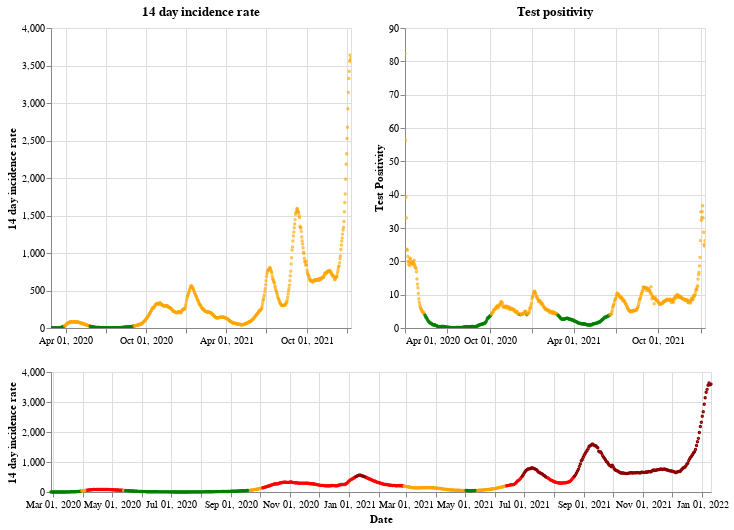

Notebook code cell kept with this figure:
### Markdown cell above
## Scotland

### Code cell
plot_traffic_light('Scotland')

### Figure 1 — Vega-Lite specification as saved in the notebook (floating-point values rounded to 4 significant figures; data arrays with more than 128 entries replaced by an {"elided": "..."} marker saying what was removed)
{"config": {"view": {"continuousWidth": 400, "continuousHeight": 300}}, "vconcat": [{"hconcat": [{"mark": {"type": "point", "size": 2}, "encoding": {"color": {"condition": {"value": "green", "test": "(datum.twoWeeklyCasesRate <= 25)"}, "value": "orange"}, "tooltip": [{"type": "nominal", "field": "areaName"}, {"type": "temporal", "field": "date"}, {"type": "quantitative", "field": "twoWeeklyCasesRate"}, {"type": "quantitative", "field": "testPositivity"}], "x": {"type": "temporal", "axis": {"title": ""}, "field": "date", "scale": {"domain": {"selection": "DateBrush"}}, "timeUnit": "yearmonthdate"}, "y": {"type": "quantitative", "axis": {"title": "14 day incidence rate"}, "field": "twoWeeklyCasesRate"}}, "title": "14 day incidence rate", "width": 300}, {"mark": {"type": "point", "size": 2}, "encoding": {"color": {"condition": {"value": "green", "test": "(datum.testPositivity <= 4)"}, "value": "orange"}, "tooltip": [{"type": "nominal", "field": "areaName"}, {"type": "temporal", "field": "date"}, {"type": "quantitative", "field": "twoWeeklyCasesRate"}, {"type": "quantitative", "field": "testPositivity"}], "x": {"type": "temporal", "axis": {"title": ""}, "field": "date", "scale": {"domain": {"selection": "DateBrush"}}, "timeUnit": "yearmonthdate"}, "y": {"type": "quantitative", "axis": {"title": "Test Positivity"}, "field": "testPositivity"}}, "title": "Test positivity", "width": 300}]}, {"layer": [{"mark": {"type": "point", "size": 2}, "encoding": {"color": {"condition": {"value": "orange", "test": "(((datum.testPositivity < 4) && (datum.twoWeeklyCasesRate >= 50)) && (datum.twoWeeklyCasesRate < 200))"}, "value": "red"}, "opacity": {"condition": {"value": 1, "test": "((datum.twoWeeklyCasesRate >= 50) && (datum.twoWeeklyCasesRate < 500))"}, "value": 0}, "tooltip": [{"type": "nominal", "field": "areaName"}, {"type": "temporal", "field": "date"}, {"type": "quantitative", "field": "twoWeeklyCasesRate"}, {"type": "quantitative", "field": "testPositivity"}], "x": {"type": "temporal", "axis": {"title": "Date"}, "field": "date", "timeUnit": "yearmonthdate"}, "y": {"type": "quantitative", "axis": {"title": "14 day incidence rate"}, "field": "twoWeeklyCasesRate"}}, "selection": {"DateBrush": {"type": "interval", "encodings": ["x"], "fields": ["Time"]}}}, {"mark": {"type": "point", "size": 2}, "encoding": {"color": {"value": "darkred"}, "opacity": {"condition": {"value": 1, "test": "(datum.twoWeeklyCasesRate >= 500)"}, "value": 0}, "tooltip": [{"type": "nominal", "field": "areaName"}, {"type": "temporal", "field": "date"}, {"type": "quantitative", "field": "twoWeeklyCasesRate"}, {"type": "quantitative", "field": "testPositivity"}], "x": {"type": "temporal", "axis": {"title": "Date"}, "field": "date", "timeUnit": "yearmonthdate"}, "y": {"type": "quantitative", "axis": {"title": "14 day incidence rate"}, "field": "twoWeeklyCasesRate"}}}, {"mark": {"type": "point", "size": 2}, "encoding": {"color": {"condition": {"value": "green", "test": "((datum.testPositivity < 4) && (datum.twoWeeklyCasesRate < 50))"}, "value": "orange"}, "opacity": {"condition": {"value": 1, "test": "(datum.twoWeeklyCasesRate < 50)"}, "value": 0}, "tooltip": [{"type": "nominal", "field": "areaName"}, {"type": "temporal", "field": "date"}, {"type": "quantitative", "field": "twoWeeklyCasesRate"}, {"type": "quantitative", "field": "testPositivity"}], "x": {"type": "temporal", "axis": {"title": "Date"}, "field": "date", "timeUnit": "yearmonthdate"}, "y": {"type": "quantitative", "axis": {"title": "14 day incidence rate"}, "field": "twoWeeklyCasesRate"}}}], "height": 120, "width": 660}], "data": {"name": "data-1751e6973052170aa556bac3fbb3714f"}, "$schema": "https://vega.github.io/schema/vega-lite/v4.8.1.json", "datasets": {"data-1751e6973052170aa556bac3fbb3714f": {"elided": "683 records"}}}
